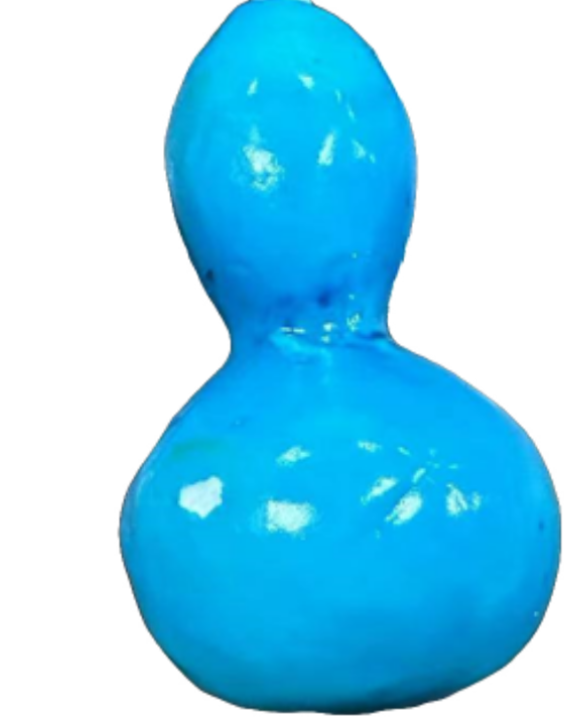
#> input picture Template_Matching/Object_Count/template_new.png, 564 x 717 px, found by its file name
$ python multi_template.py
#> lines starting #> are read from the running program, lines starting #| are printed output that depends on the picture; after the words box and inside, x2 and y2 are one past the last pixel; in counts of white or black regions, pixels touching at a corner belong together
# -*- coding: utf-8 -*-

import glob
import cv2
import imutils
import numpy as np

template = cv2.imread(r"Object_Count/template_new.png")
#> template is the input picture: shape (717, 564, 3); mean B, G, R 241.6, 211.6, 131.7
# template = cv2.imread(r"Object_Count/template.jpg")
template = cv2.cvtColor(template, cv2.COLOR_BGR2GRAY)
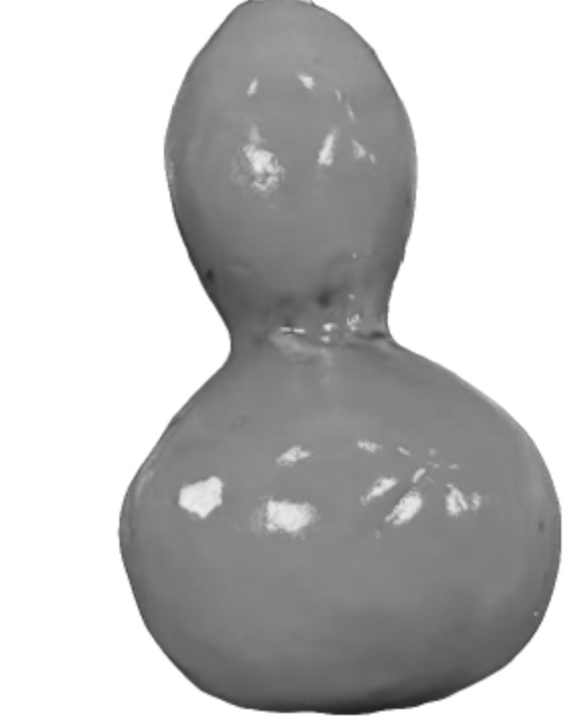
#> template: shape (717, 564); min 32, max 255, mean 191.1
template = cv2.Canny(template, 50, 200)
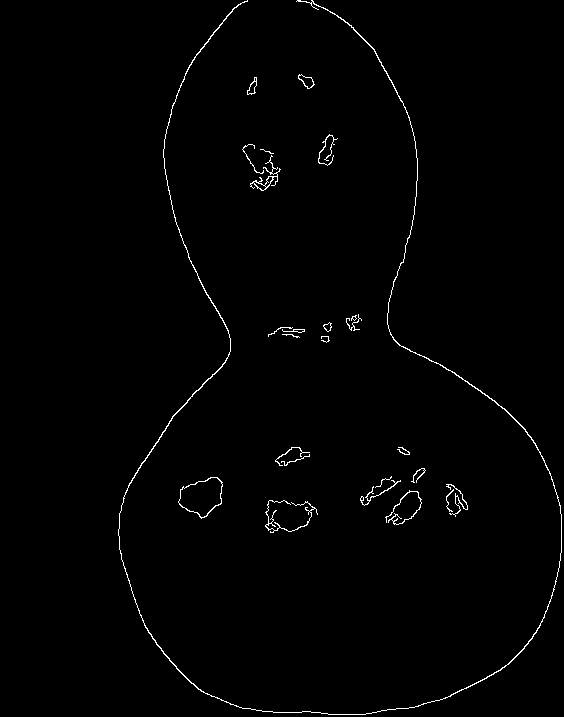
#> template: shape (717, 564); 0.99% white in thin lines or dots, all inside (x1, y1, x2, y2) = (118, 0, 562, 715)
(tH, tW) = template.shape[:2]
#> tH = 717; tW = 564
cv2.imshow("Template", template)

# 可用于遍历所有的图像
for imagePath in glob.glob(r"Object_Count\image2.jpg"):

    image = cv2.imread(imagePath)
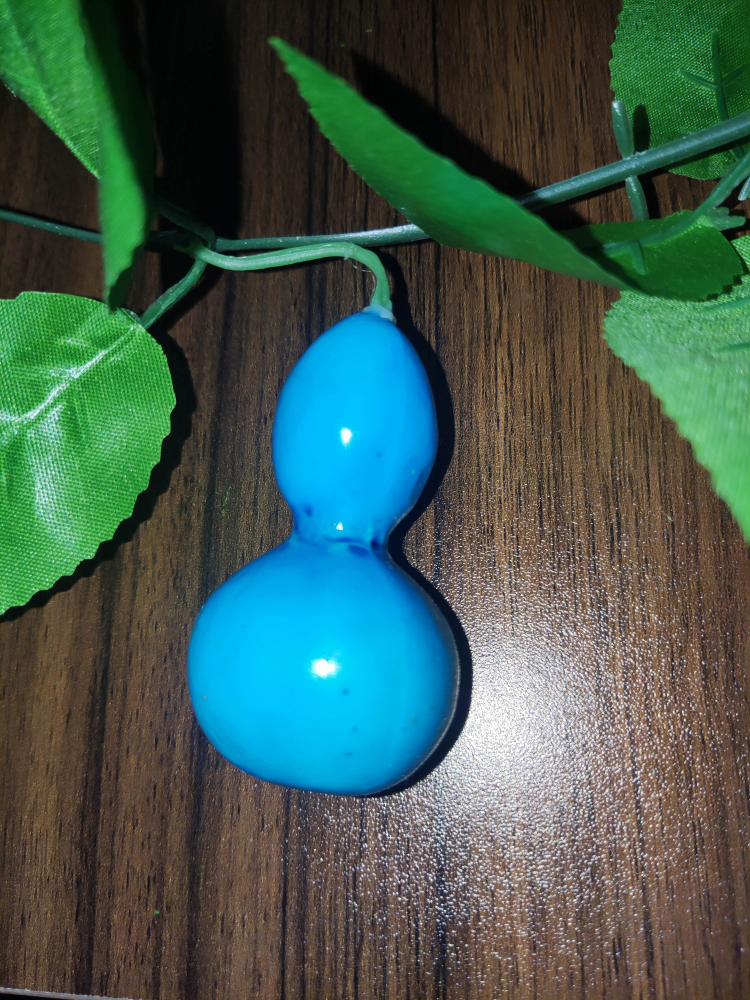
#> input picture Template_Matching/Object_Count/image2.jpg, 3000 x 4000 px (shown at 1/4 size)
#> image is the input picture: shape (4000, 3000, 3); mean B, G, R 81.5, 92.2, 65.5
    gray = cv2.cvtColor(image, cv2.COLOR_BGR2GRAY)
    found = None

    for scale in np.linspace(0.0, 1.0, 20)[::-1]:
        # 根据scale比例缩放图像，并保持宽高比
        resized = imutils.resize(gray, width=int(gray.shape[1] * scale))
        r = gray.shape[1] / float(resized.shape[1]) # 缩放比例

        if resized.shape[0] < tH or resized.shape[1] < tW:
            break

        edged = cv2.Canny(resized, 50, 200)
        result = cv2.matchTemplate(edged, template, cv2.TM_CCORR_NORMED)
        (_, maxVal, _, maxLoc) = cv2.minMaxLoc(result)

        if found is None or maxVal > found[0]:
            found = (maxVal, maxLoc, r)
#> this loop made 17 passes
#> (maxVal, found) on passes 1, 2, 3, 6, 7, 8, 9: (0.068, (0.068, (1652, 1426), 1)), (0.0683, (0.0683, (1570, 1293), 1.06)), (0.0694, (0.0694, (1525, 2161), 1.12)), (0.0697, (0.0697, (1154, 1022), 1.36)), (0.0706, (0.0706, (1081, 854), 1.46)), (0.071, (0.071, (967, 790), 1.58)), (0.072, (0.072, (867, 681), 1.73))
#> (maxVal, maxLoc) on passes 4, 5, 10, 11, 12, 13: (0.0685, (1419, 2039)), (0.0691, (1266, 1088)), (0.0716, (778, 579)), (0.0699, (691, 499)), (0.0707, (610, 595)), (0.0696, (510, 657))
#> pass 1, `result = cv2.matchTemplate(edged, template, cv2.TM_CCORR_NORMED)`:
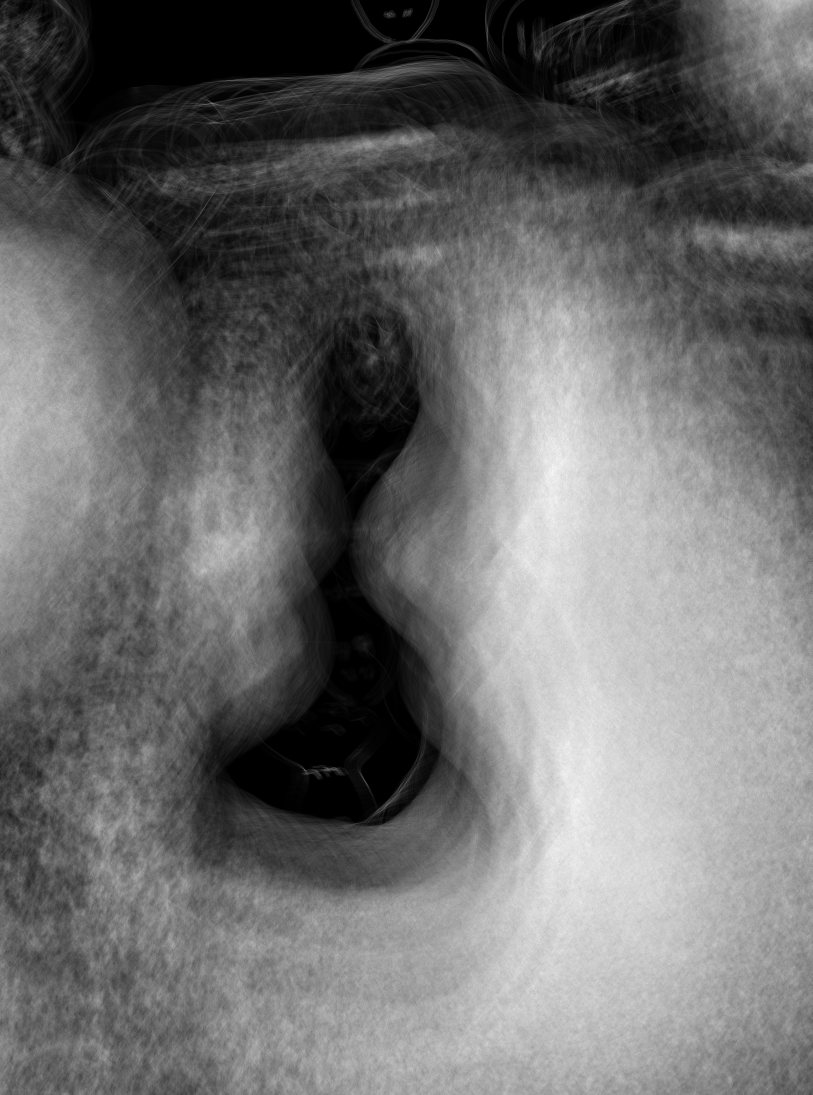
#> result: shape (3284, 2437) float32 (shown at 1/3 size); min -2.09e-06, max 0.068, mean 0.0289; drawn with min black and max white
#> after the loop:
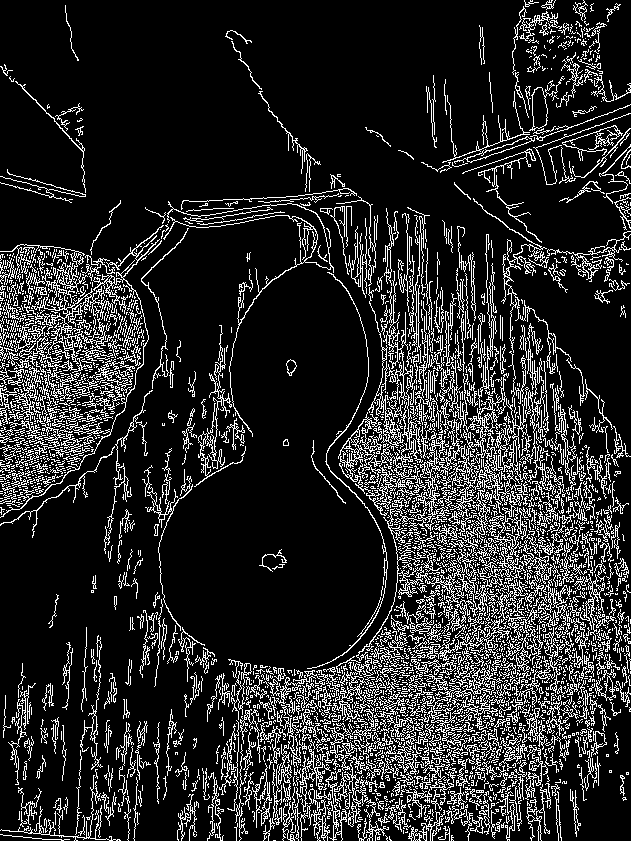
#> edged: shape (841, 631); 15.8% white in thin lines or dots
#> after the loop:
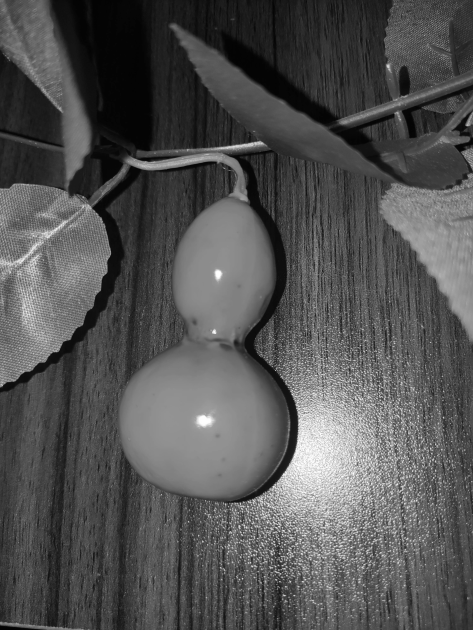
#> resized: shape (630, 473); min 2, max 254, mean 83
#> after the loop:
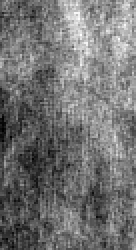
#> result: shape (125, 68) float32 (shown 2 times larger); min 0.0352, max 0.0502, mean 0.042; drawn with min black and max white


    (_, maxLoc, r) = found
#> maxLoc = (867, 681); r = 1.73
    (startX, startY) = (int(maxLoc[0] * r), int(maxLoc[1] * r))
#> startX = 1498; startY = 1176
    (endX, endY) = (int((maxLoc[0] + tW) * r), int((maxLoc[1] + tH) * r))
#> endX = 2472; endY = 2415


    cv2.rectangle(image, (startX, startY), (endX, endY), (0, 0, 255), 2)
    cv2.imshow("Image", image)
    cv2.waitKey(0)
    cv2.imwrite('multi_template.jpg', image)
